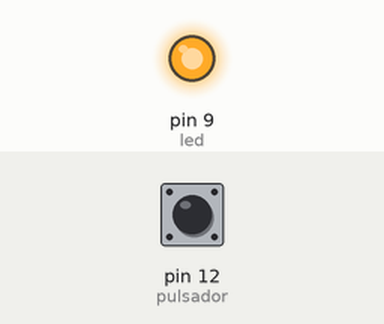
Recording of a sketch running on a simulated Arduino Uno, built with avr-gcc and run on an emulated ATmega328P. Shown: output pins drawn as LEDs (lit = HIGH). Inputs (shaded band) come from the test bench; at power-on: pin 12 (pulsador) HIGH.

Above: at 1.2 s.
1.3 s: pin 12 (pulsador) pulled LOW for 0.15 s
At 1.37 s:
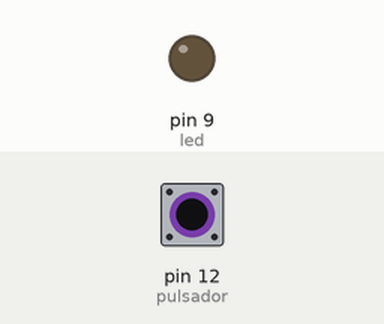
2.9 s: pin 12 (pulsador) pulled LOW for 3.2 s
At 6.8 s:
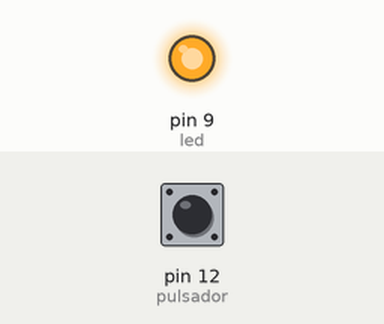
Timing chart, 0 to 8.3 s (numbered marks = the images above; inputs shaded):
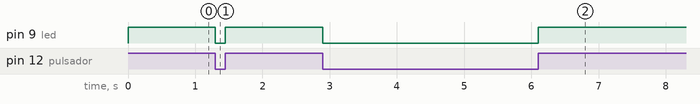

Measured:
- after the input at 1.3 s, pin 9 (led): HIGH → LOW at once, → HIGH 0.15 s later
- after the input at 2.9 s, pin 9 (led): HIGH → LOW at once, → HIGH 3.2 s later

The sketch:

3-LED_PULSADOR.ino
```cpp
int pulsador=12;
int led=9;
int val;
void setup(){
	pinMode(pulsador, INPUT_PULLUP); //HIGH por defecto
	pinMode(led, OUTPUT);
}
void loop() {
/**********************************
val=digitalRead(pulsador);
if(val==HIGH){
digitalWrite(led,HIGH);
}
else{digitalWrite (led,LOW);
**********************************/
	//

	digitalWrite(led,digitalRead(pulsador));
}
```
